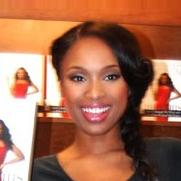
#> input picture data/female/female_000054.jpg, 181 x 181 px; its folder holds only this picture in this run
$ jupyter execute FaceRec_data_preprocessing.ipynb
#> lines starting #> are read from the running program, lines starting #| are printed output that depends on the picture
### Data Preprocessing
 Detect Face and Crop from Image:**

[cell 1]
import numpy as np # numerical python
import cv2 # opencv
from glob import glob # glob use to extract path of file
import matplotlib.pyplot as plt # visualze and display

 **Get list of all images path**

[cell 2]
fpath = glob('./data/female/*.jpg') # this will return all images path in a list
mpath = glob('./data/male/*.jpg')

[cell 3]
print('The number of images in Female folder = ',len(fpath))
print('The number of images in Male folder = ',len(mpath))

**Preprocess**

[cell 4]
### Reading Image and Convert to RGB
img = cv2.imread(fpath[0]) # read image in BGR
#> img is the input picture: shape (181, 181, 3); mean B, G, R 82.8, 108.8, 166.1
img_rgb = cv2.cvtColor(img,cv2.COLOR_BGR2RGB) # this step will convert image from BGR to RGB

### Applying Haar Cascade Classifier
haar = cv2.CascadeClassifier('./model/haarcascade_frontalface_default.xml')
gray = cv2.cvtColor(img_rgb,cv2.COLOR_BGR2GRAY)
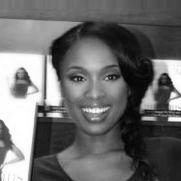
#> gray: shape (181, 181); min 2, max 255, mean 107.6
faces_list = haar.detectMultiScale(gray,1.5,5)
#> faces_list = [[54, 45, 81, 81]]
print(faces_list)
#| [[54 45 81 81]]
for x,y,w,h in faces_list:
    cv2.rectangle(img_rgb,(x,y),(x+w,y+h),(0,255,0),2)
    ### crop Face
    roi = img_rgb[y:y+h,x:x+w]

    plt.imshow(roi)
    plt.axis('off')
    plt.show()
#> this loop made 1 pass
#> pass 1, `roi = img_rgb[y:y+h,x:x+w]`:
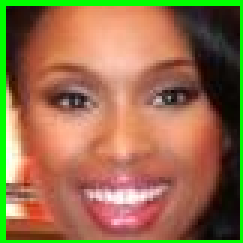
#> roi: shape (81, 81, 3) (shown 3 times larger); mean R, G, B 150, 111.8, 75.7
#> after the loop:
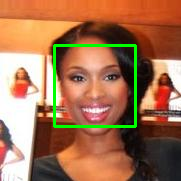
#> img_rgb: shape (181, 181, 3); mean R, G, B 162.9, 114.2, 81

[cell 5]
plt.imshow(img_rgb)
plt.axis('off')
plt.show()

 Implementing above process to all images

**Crop all female Images**

[cell 6]
haar = cv2.CascadeClassifier('./model/haarcascade_frontalface_default.xml')

[cell 7]
for i in range(len(fpath)):
    try:

        ### Read Image and Convert to RGB
        img = cv2.imread(fpath[i]) # read image in BGR
        img_rgb = cv2.cvtColor(img,cv2.COLOR_BGR2RGB) # this step will convert image from BGR to RGB

        ### Apply Haar Cascade Classifier
        gray = cv2.cvtColor(img_rgb,cv2.COLOR_BGR2GRAY)
        faces_list = haar.detectMultiScale(gray,1.5,5)
        for x,y,w,h in faces_list:
            ### crop Face
            roi = img[y:y+h,x:x+w]
            ### Save Image
            cv2.imwrite(f'./crop_data/female/female_{i}.jpg',roi)
            print('Image Sucessfully processed')
#> this loop made 1 pass
#| Image Sucessfully processed
#> pass 1, `roi = img[y:y+h,x:x+w]`:
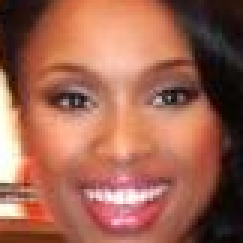
#> roi: shape (81, 81, 3) (shown 3 times larger); mean B, G, R 80.8, 99.5, 158.8
    except:
        print('Unable to Process the image')

$ run again, on data/female/female_000205.jpg
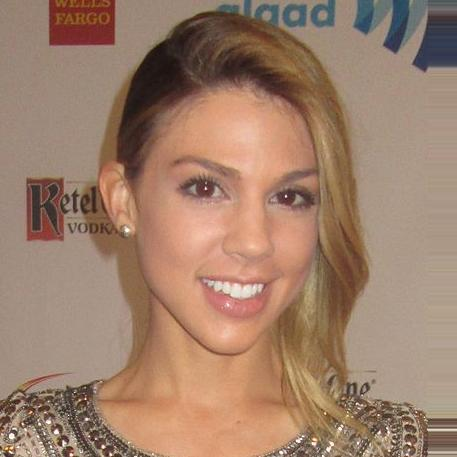
#> input picture data/female/female_000205.jpg, 457 x 457 px
#> img is the input picture: shape (457, 457, 3); mean B, G, R 106.6, 127.2, 158.8
#> faces_list = [[109, 84, 273, 273]]
#| [[109  84 273 273]]
#> the loop `for x,y,w,h in faces_list:` made 1 pass
#> after the loop `for x,y,w,h in faces_list:`:
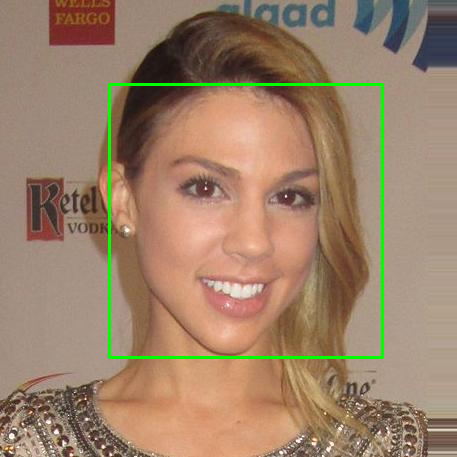
#> img_rgb: shape (457, 457, 3); mean R, G, B 156.4, 129.2, 105
#> the loop `for x,y,w,h in faces_list:` made 1 pass
#> (printed output is left out)
#> pass 1, `roi = img[y:y+h,x:x+w]`:
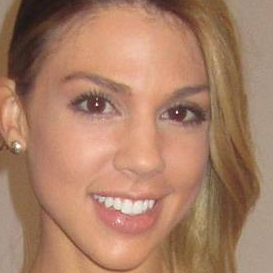
#> roi: shape (273, 273, 3); mean B, G, R 102.5, 127.1, 169.9

$ run again, on data/female/female_000234.jpg
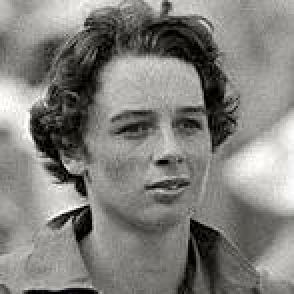
#> input picture data/female/female_000234.jpg, 147 x 147 px (shown 2 times larger)
#> img is the input picture: shape (147, 147, 3); mean B, G, R 123.9, 127.9, 128.9
#> faces_list = [[42, 31, 81, 81]]
#| [[42 31 81 81]]
#> the loop `for x,y,w,h in faces_list:` made 1 pass
#> after the loop `for x,y,w,h in faces_list:`:
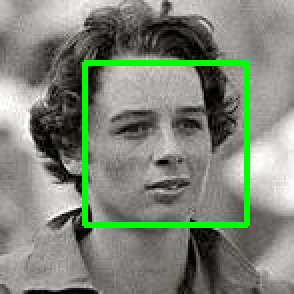
#> img_rgb: shape (147, 147, 3) (shown 2 times larger); mean R, G, B 123.8, 134.3, 119.1
#> the loop `for x,y,w,h in faces_list:` made 1 pass
#> (printed output is left out)
#> pass 1, `roi = img[y:y+h,x:x+w]`:
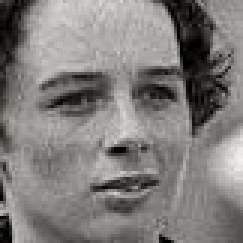
#> roi: shape (81, 81, 3) (shown 3 times larger); mean B, G, R 122.1, 126.1, 127.1

$ run again, on data/female/female_000057.jpg
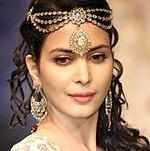
#> input picture data/female/female_000057.jpg, 150 x 151 px
#> img is the input picture: shape (151, 150, 3); mean B, G, R 101.7, 123.2, 153
#> faces_list = [[40, 31, 81, 81]]
#| [[40 31 81 81]]
#> the loop `for x,y,w,h in faces_list:` made 1 pass
#> after the loop `for x,y,w,h in faces_list:`:
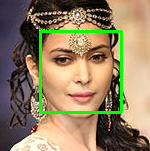
#> img_rgb: shape (151, 150, 3); mean R, G, B 146.3, 128.9, 97.7
#> the loop `for x,y,w,h in faces_list:` made 1 pass
#> (printed output is left out)
#> pass 1, `roi = img[y:y+h,x:x+w]`:
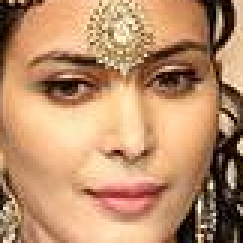
#> roi: shape (81, 81, 3) (shown 3 times larger); mean B, G, R 106.4, 142.3, 186.8
